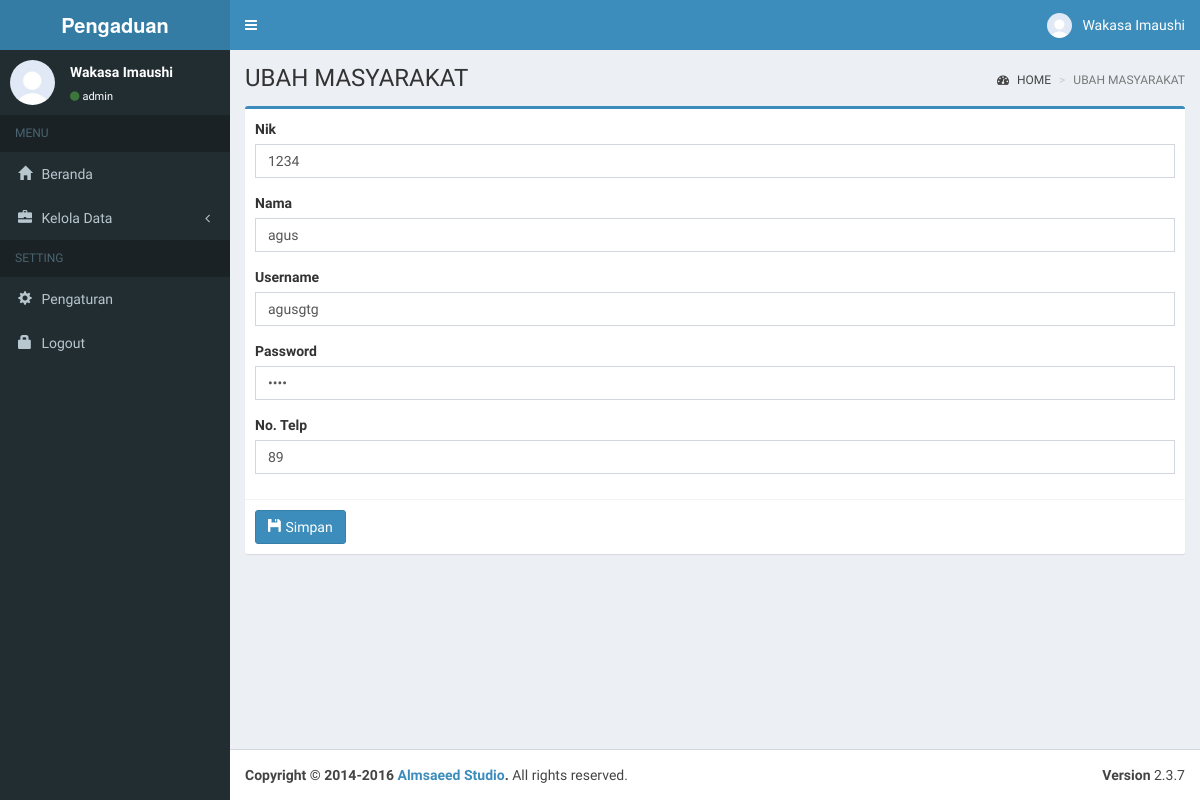
Page /index.php?page=ubah_masyarakat&nik=1234 (signed in) on the earlier database version.
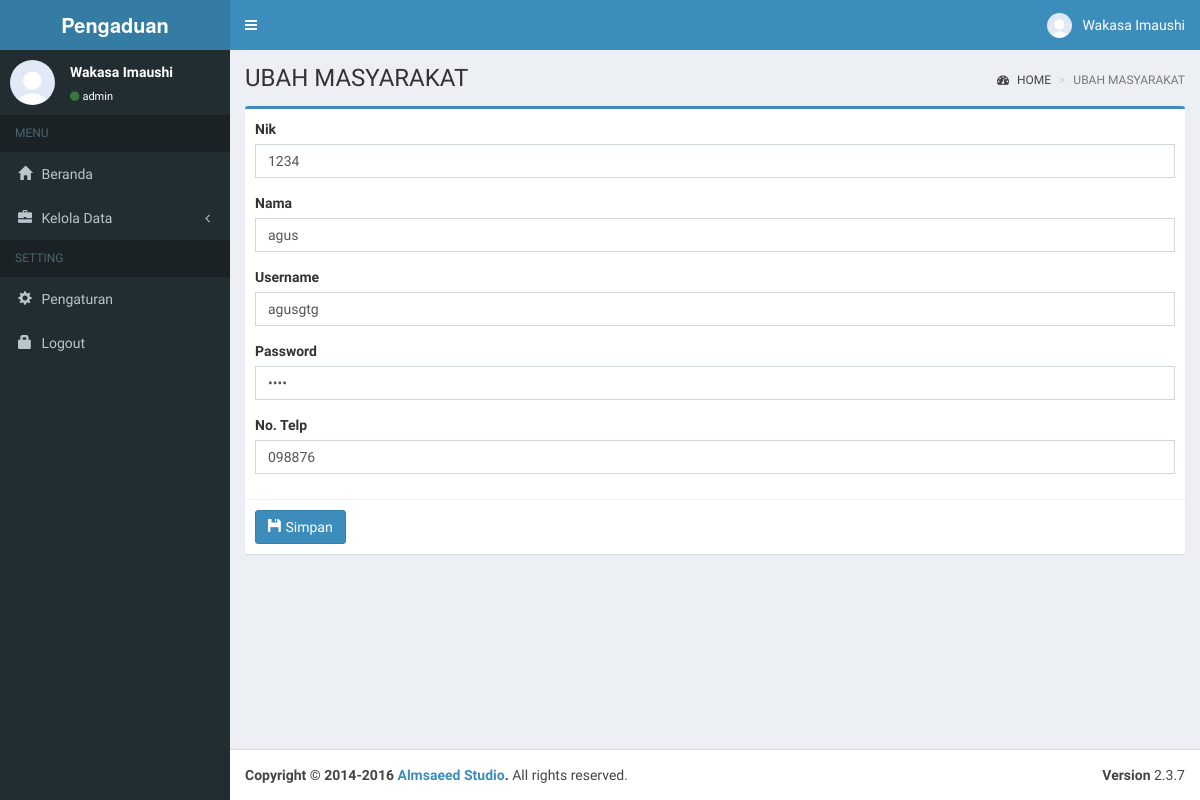
Same page on the later database version.
### tables this page shows
CREATE TABLE `masyarakat` (
  `nik` char(16) NOT NULL,
  `nama` varchar(50) NOT NULL,
  `username` varchar(50) NOT NULL,
  `password` varchar(30) NOT NULL,
  `no_telp` varchar(15) NOT NULL,
  `level` varchar(10) NOT NULL DEFAULT 'masyarakat',
  `email` varchar(100) NOT NULL
);

### pages/masyarakat/ubah_masyarakat.php (the view)
<?php
$query = mysqli_query($koneksi, "SELECT * FROM masyarakat WHERE nik='".$_GET['nik']."'")or die (mysqli_error($koneksi));
$row=mysqli_fetch_array($query);
?>
  <div class="content-wrapper">
    <section class="content-header">
      <h1>
      UBAH MASYARAKAT
      </h1>
      <ol class="breadcrumb">
        <li><a href="index.php"><i class="fa fa-dashboard"></i> HOME</a></li>
        <li class="active">UBAH MASYARAKAT</li>
      </ol>
    </section>
    <section class="content">
      <div class="row">
        <div class="col-md-12">
          <div class="box box-primary">
            <form role="form" method="post" action="pages/masyarakat/ubah_masyarakat_proses.php">
              <div class="box-body">
              <div class="form-group">
                  <label>Nik</label>
                  <input type="text" name="nik" class="form-control" value="<?php echo $row['nik']; ?>" required>
                </div>
                <div class="form-group">
                  <label>Nama</label>
                  <input type="text" name="nama" class="form-control" value="<?php echo $row['nama']; ?>" required>
                </div>
                <div class="form-group">
                  <label>Username</label>
                  <input type="text" name="usn" class="form-control" value="<?php echo $row['username']; ?>" required>
                </div>
                <div class="form-group">
                  <label>Password</label>
                  <input type="password" name="pass" class="form-control" value="<?php echo $row['password']; ?>" required>
                </div>
                <div class="form-group">
                  <label>No. Telp</label>
                  <input type="number" name="telp" class="form-control" value="<?php echo $row['no_telp']; ?>" required>
                </div>
               </div>
              <div class="box-footer">
                <button type="submit" class="btn btn-primary" title="Simpan Data"> <i class="glyphicon glyphicon-floppy-disk"></i> Simpan</button>
            </div>
            </form>
          </div>
        </div>
      </div>
    </section>
  </div>

Differences in the rows shown:
changed masyarakat "agus": telp "89" → "098876"
